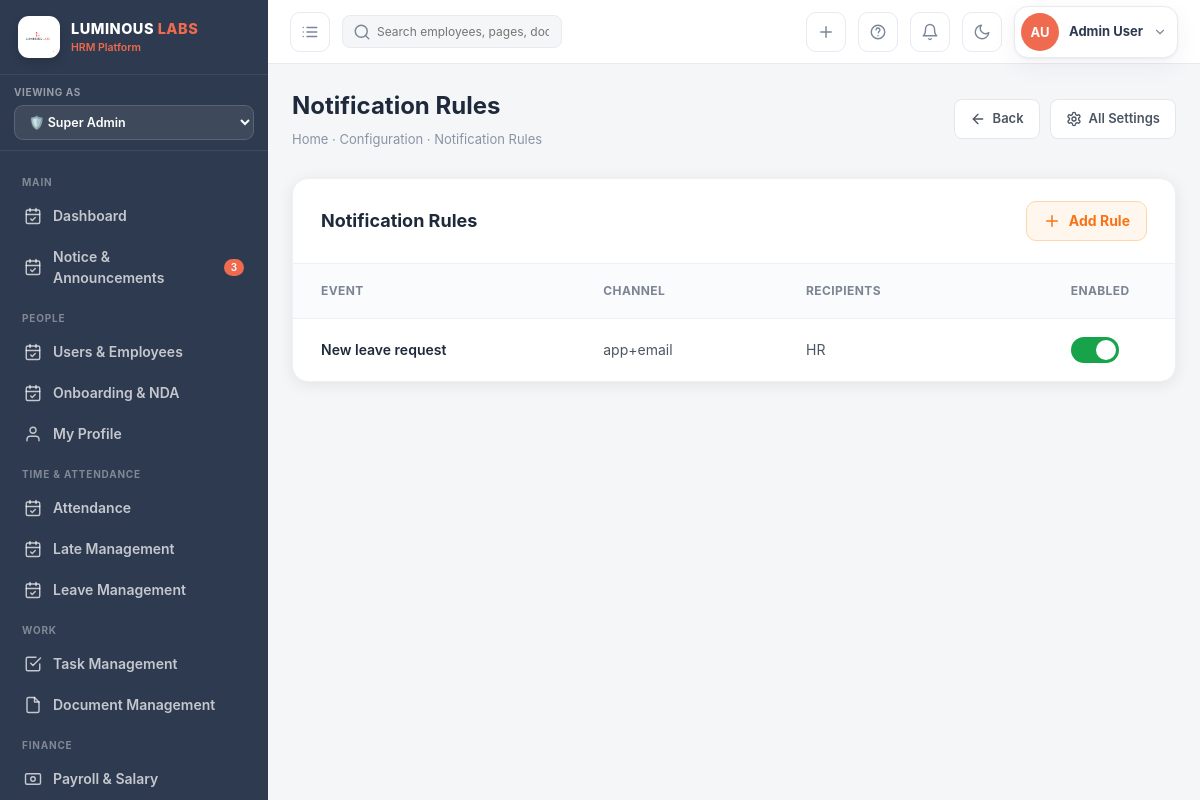
/config/notification-rules/ (signed in), run on the app's committed database.
### hrm_app/models.py (models this page shows, shortened)
class User(AbstractUser):
    role = models.CharField(max_length=20, choices=Role.choices, default=Role.EMPLOYEE)
    groups = models.ManyToManyField(Group, related_name='hrm_users', blank=True)
    user_permissions = models.ManyToManyField(
        Permission,
        related_name='hrm_user_permissions',
        blank=True,
    )

class Employee(models.Model):
    STATUS_CHOICES = [
        ('Active',    'Active'),
        ('On Leave',  'On Leave'),
        ('Probation', 'Probation'),
        ('Inactive',  'Inactive'),
    ]
    user        = models.OneToOneField(User, on_delete=models.CASCADE, related_name='employee')
    emp_id      = models.CharField(max_length=20, unique=True)
    phone       = models.CharField(max_length=20, blank=True)
    department  = models.ForeignKey(Department, null=True, on_delete=models.SET_NULL)
    designation = models.ForeignKey(Designation, null=True, on_delete=models.SET_NULL)
    shift       = models.ForeignKey(Shift, null=True, blank=True, on_delete=models.SET_NULL)
    join_date   = models.DateField(default=timezone.now)
    status      = models.CharField(max_length=20, choices=STATUS_CHOICES, default='Active')
    salary      = models.DecimalField(max_digits=10, decimal_places=2, default=0)
    avatar_color = models.CharField(max_length=10, default='#ef6a4f')
    avatar_initials = models.CharField(max_length=4, blank=True)
    address     = models.TextField(blank=True)
    nid         = models.CharField(max_length=30, blank=True, verbose_name='NID / Passport')
    blood_group = models.CharField(max_length=5, blank=True)
    emergency_contact = models.CharField(max_length=100, blank=True)
    class Meta:
        ordering = ['emp_id']

class NotificationRule(models.Model):
    event      = models.CharField(max_length=100)
    channels   = models.CharField(max_length=50)   # "In-app + Email"
    recipients = models.CharField(max_length=100)
    is_active  = models.BooleanField(default=True)

### hrm_app/views.py (the view)
# urls.py: path('config/notification-rules/',           views.notification_rules,   name='notification_rules'),
@login_required
def notification_rules(request):
    if not has_permission(request.user, "configuration", "view"):
        messages.error(request, "Permission denied.")
        return redirect("dashboard")
    rules = NotificationRule.objects.all().order_by('event')
    return render(
        request,
        'hrm/notification_rules.html',
        _ctx(
            request,
            rules=rules
        )
    )

### hrm_app/templates/hrm/notification_rules.html (shortened to what this page needs)
{% extends "hrm/base.html" %}
{% block content %}
<div class="notification-page">
    <div class="page-header">
        <div>
            <h1 class="page-title">Notification Rules</h1>
            <div class="breadcrumb">
                Home · Configuration · Notification Rules
            </div>
        </div>
        <div class="header-actions">
            <a href="{% url 'dashboard' %}" class="back-btn">
                <svg width="16" height="16" viewBox="0 0 24 24"
                     fill="none" stroke="currentColor" stroke-width="2"
                     stroke-linecap="round" stroke-linejoin="round">
                    <path d="M19 12H5"></path>
                    <path d="M12 19l-7-7 7-7"></path>
                </svg>
                Back
            </a>
            <a href="{% url 'config' %}" class="settings-btn">
                All Settings
            </a>
        </div>
    </div>
    <div class="table-card">
        <div class="card-header">
            <h2 class="card-title">Notification Rules</h2>
            <button type="button" class="add-rule-btn" onclick="openRuleForm()">
                <svg width="18" height="18" viewBox="0 0 24 24"
                     fill="none" stroke="currentColor" stroke-width="2"
                     stroke-linecap="round" stroke-linejoin="round">
                    <line x1="12" y1="5" x2="12" y2="19"></line>
                    <line x1="5" y1="12" x2="19" y2="12"></line>
                </svg>
                Add Rule
            </button>
        </div>
        <table class="rules-table">
            <thead>
                <tr>
                    <th>Event</th>
                    <th>Channel</th>
                    <th>Recipients</th>
                    <th>Enabled</th>
                </tr>
            </thead>
            <tbody>
                {% for rule in rules %}
                <tr>
                    <td>
                        <span class="event-name">
                            {{ rule.event }}
                        </span>
                    </td>
                    <td>
                        {{ rule.channels }}
                    </td>
                    <td>
                        {{ rule.recipients }}
                    </td>
                    <td>
                        <form method="POST"
                              action="{% url 'notif_rule_toggle' rule.pk %}"
                              style="display: inline;">
                            <label class="toggle-switch">
                                <span class="toggle-slider"></span>
                            </label>
                        </form>
                    </td>
                </tr>
                {% empty %}
                <tr>
                    <td colspan="4" class="empty-state">
                        No notification rules found.
                    </td>
                </tr>
                {% endfor %}
            </tbody>
        </table>
    </div>
</div>
{% endblock %}

### hrm_app/templates/hrm/base.html (shortened to what this page needs)
{% load static %}
<!DOCTYPE html>
<html lang="en">
<head>
</head>
<body>
<div class="app">
  <aside class="sidebar" id="sidebar">
    <div class="brand">
      <div class="logobox">
        <img src="{% static 'logo.png' %}" alt="Luminous Labs" style="width:30px;height:30px">
      </div>
      <div><b>LUMINOUS <span style="color:var(--brand)">LABS</span></b><small>HRM Platform</small></div>
    </div>
    <div class="rolebar">
      <small>Viewing as</small>
      <select id="roleSwitcher" onchange="switchRole(this.value)">
        <option value="super_admin" {% if view_role == 'super_admin' %}selected{% endif %}>🛡️ Super Admin</option>
      </select>
    </div>
<nav class="nav">
{% block nav %}
{% with current_url=request.resolver_match.url_name %}
{% if view_role == 'super_admin' %}
  {% if user.role == "super_admin" or 'dashboard' in allowed_menus %}
  <div class="group">Main</div>
  <a class="item {% if current_url == 'dashboard' %}active{% endif %}" href="{% url 'dashboard' %}{% if view_role %}?view_role={{ view_role }}{% endif %}">
    <svg class="ico" viewBox="0 0 24 24"><rect x="3" y="4" width="18" height="18" rx="2"/><path d="M16 2v4M8 2v4M3 10h18"/><path d="M9 16l2 2 4-4"/></svg>
    Dashboard
  </a>
  {% endif %}
  {% if user.role == "super_admin" or 'notice' in allowed_menus %}
  <a class="item {% if 'notice' in current_url %}active{% endif %}" href="{% url 'notice_list' %}{% if view_role %}?view_role={{ view_role }}{% endif %}">
    <svg class="ico" viewBox="0 0 24 24"><rect x="3" y="4" width="18" height="18" rx="2"/><path d="M16 2v4M8 2v4M3 10h18"/><path d="M9 16l2 2 4-4"/></svg>
    Notice & Announcements
    <span class="badge">{{ unread_notices|default:3 }}</span>
  </a>
  {% endif %}
  {% if user.role == "super_admin" or 'users' in allowed_menus or 'onboarding' in allowed_menus or 'profile' in allowed_menus %}
  <div class="group">People</div>
  {% endif %}
  {% if user.role == "super_admin" or 'users' in allowed_menus %}
  <a class="item {% if current_url == 'user_list' %}active{% endif %}" href="{% url 'user_list' %}{% if view_role %}?view_role={{ view_role }}{% endif %}">
    <svg class="ico" viewBox="0 0 24 24"><rect x="3" y="4" width="18" height="18" rx="2"/><path d="M16 2v4M8 2v4M3 10h18"/><path d="M9 16l2 2 4-4"/></svg>
    Users & Employees
  </a>
  {% endif %}
  {% if user.role == "super_admin" or 'onboarding' in allowed_menus %}
  <a class="item {% if current_url == 'onboarding_list' %}active{% endif %}" href="{% url 'onboarding_list' %}{% if view_role %}?view_role={{ view_role }}{% endif %}">
    <svg class="ico" viewBox="0 0 24 24"><rect x="3" y="4" width="18" height="18" rx="2"/><path d="M16 2v4M8 2v4M3 10h18"/><path d="M9 16l2 2 4-4"/></svg>
    Onboarding & NDA
  </a>
  {% endif %}
  {% if user.role == "super_admin" or 'profile' in allowed_menus %}
  <a class="item {% if current_url == 'my_profile' or current_url == 'user_detail' and is_my_profile %}active{% endif %}" href="{% url 'my_profile' %}{% if view_role %}?view_role={{ view_role }}{% endif %}">
    <svg class="ico" viewBox="0 0 24 24"><path d="M20 21v-2a4 4 0 00-4-4H8a4 4 0 00-4 4v2"/><circle cx="12" cy="7" r="4"/></svg>
    My Profile
  </a>
  {% endif %}
  {% if user.role == "super_admin" or 'attendance' in allowed_menus or 'late' in allowed_menus or 'leave' in allowed_menus %}
  <div class="group">Time & Attendance</div>
  {% endif %}
  {% if user.role == "super_admin" or 'attendance' in allowed_menus %}
  <a class="item {% if current_url == 'attendance_list' %}active{% endif %}" href="{% url 'attendance_list' %}{% if view_role %}?view_role={{ view_role }}{% endif %}">
    <svg class="ico" viewBox="0 0 24 24"><rect x="3" y="4" width="18" height="18" rx="2"/><path d="M16 2v4M8 2v4M3 10h18"/><path d="M9 16l2 2 4-4"/></svg>
    Attendance
  </a>
  {% endif %}
  {% if user.role == "super_admin" or 'late' in allowed_menus %}
  <a class="item {% if current_url == 'late_list' %}active{% endif %}" href="{% url 'late_list' %}{% if view_role %}?view_role={{ view_role }}{% endif %}">
    <svg class="ico" viewBox="0 0 24 24"><rect x="3" y="4" width="18" height="18" rx="2"/><path d="M16 2v4M8 2v4M3 10h18"/><path d="M9 16l2 2 4-4"/></svg>
    Late Management
  </a>
  {% endif %}
  {% if user.role == "super_admin" or 'leave' in allowed_menus %}
  <a class="item {% if current_url == 'leave_list' %}active{% endif %}" href="{% url 'leave_list' %}{% if view_role %}?view_role={{ view_role }}{% endif %}">
    <svg class="ico" viewBox="0 0 24 24"><rect x="3" y="4" width="18" height="18" rx="2"/><path d="M16 2v4M8 2v4M3 10h18"/><path d="M9 16l2 2 4-4"/></svg>
    Leave Management
  </a>
  {% endif %}
  {% if user.role == "super_admin" or 'tasks' in allowed_menus or 'documents' in allowed_menus %}
  <div class="group">Work</div>
  {% endif %}
  {% if user.role == "super_admin" or 'tasks' in allowed_menus %}
  <a class="item {% if current_url == 'task_list' %}active{% endif %}" href="{% url 'task_list' %}{% if view_role %}?view_role={{ view_role }}{% endif %}">
    <svg class="ico" viewBox="0 0 24 24"><path d="M9 11l3 3L22 4"/><path d="M21 12v7a2 2 0 01-2 2H5a2 2 0 01-2-2V5a2 2 0 012-2h11"/></svg>
    Task Management
  </a>
  {% endif %}
  {% if user.role == "super_admin" or 'documents' in allowed_menus %}
  <a class="item {% if current_url == 'document_list' %}active{% endif %}" href="{% url 'document_list' %}{% if view_role %}?view_role={{ view_role }}{% endif %}">
    <svg class="ico" viewBox="0 0 24 24"><path d="M14 2H6a2 2 0 00-2 2v16a2 2 0 002 2h12a2 2 0 002-2V8z"/><path d="M14 2v6h6"/></svg>
    Document Management
  </a>
  {% endif %}
  {% if user.role == "super_admin" or 'salary' in allowed_menus or 'petty_cash' in allowed_menus or 'assets' in allowed_menus %}
  <div class="group">Finance</div>
  {% endif %}
  {% if user.role == "super_admin" or 'salary' in allowed_menus %}
  <a class="item {% if current_url == 'salary_list' %}active{% endif %}" href="{% url 'salary_list' %}{% if view_role %}?view_role={{ view_role }}{% endif %}">
    <svg class="ico" viewBox="0 0 24 24"><rect x="2" y="5" width="20" height="14" rx="2"/><circle cx="12" cy="12" r="3"/></svg>
    Payroll & Salary
  </a>
  {% endif %}
{% endif %}
{% endwith %}
{% endblock %}
</nav>
  </aside>
  <div class="main">
    <header class="topbar">
      <button class="iconbtn" onclick="document.getElementById('sidebar').classList.toggle('open')" title="Menu">
        <svg class="ico" viewBox="0 0 24 24"><path d="M8 6h13M8 12h13M8 18h13M3 6h.01M3 12h.01M3 18h.01"/></svg>
      </button>
      <div class="search-wrap">
        <span class="si"><svg class="ico" viewBox="0 0 24 24"><circle cx="11" cy="11" r="8"/><path d="M21 21l-4.35-4.35"/></svg></span>
        <input placeholder="Search employees, pages, documents…" id="globalSearch" onkeydown="if(event.key==='Enter'){window.location='/employees/?q='+this.value}">
      </div>
      <button class="iconbtn" onclick="quickCreate()" title="Quick create">
        <svg class="ico" viewBox="0 0 24 24"><path d="M12 5v14M5 12h14"/></svg>
      </button>
      <a class="iconbtn" href="{% url 'user_guide_faq' %}{% if view_role %}?view_role={{ view_role }}{% endif %}" title="Help & FAQ">
        <svg class="ico" viewBox="0 0 24 24"><circle cx="12" cy="12" r="9"/><path d="M9.5 9a2.5 2.5 0 115 .5c0 1.5-2 1.5-2 3.5"/><path d="M12 17h.01"/></svg>
      </a>
      <a class="iconbtn" href="{% url 'notice_list' %}{% if view_role %}?view_role={{ view_role }}{% endif %}" title="Notifications">
        <svg class="ico" viewBox="0 0 24 24"><path d="M18 8a6 6 0 00-12 0c0 7-3 9-3 9h18s-3-2-3-9"/><path d="M13.73 21a2 2 0 01-3.46 0"/></svg>
      </a>
      <button class="iconbtn" onclick="toggleTheme()" title="Toggle dark mode">
        <svg class="ico" viewBox="0 0 24 24"><path d="M21 12.79A9 9 0 1111.21 3 7 7 0 0021 12.79z"/></svg>
      </button>
      <div class="profile-wrap" id="profileMenuWrap">
        <button type="button" class="profile-trigger" onclick="toggleProfileMenu()" aria-haspopup="true" aria-expanded="false">
          <div class="avatar {% if user.role == 'manager' or view_role == 'manager' %}avatar-blue{% elif user.role == 'employee' or view_role == 'employee' %}avatar-green{% else %}avatar-brand{% endif %}" title="{{ user.get_full_name|default:user.username }}">{{ user.employee.avatar_initials|default:user.username|slice:":2"|upper }}</div>
          <div class="profile-meta">
            <span class="profile-name">{{ user.get_full_name|default:user.username }}</span>
          </div>
          <svg class="ico profile-caret" viewBox="0 0 24 24"><path d="M6 9l6 6 6-6"/></svg>
        </button>
      </div>
    </header>
    <main class="content">
      {% block content %}{% endblock %}
    </main>
  </div>
</div>
</body>
</html>

### data on the page
User: role "🛡️ Super Admin", employee.avatar_initials "AU", get_full_name "Admin User"
NotificationRule: event "New leave request", channels "app+email", recipients "HR"

### other printed values
{{ unread_notices|default:3 }} "3"
